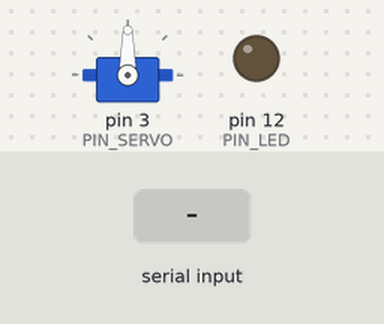
The sketch below on a simulated Arduino Mega 2560, built with avr-gcc and run on an emulated ATmega2560. Shown: servo, output pins drawn as LEDs (lit = HIGH). The test bench sets the inputs (shaded band). What the sketch prints to the serial monitor is not drawn.

Above: at 1.2 s.
1.3 s: "R\n" received over the second serial link
At 2.9 s:
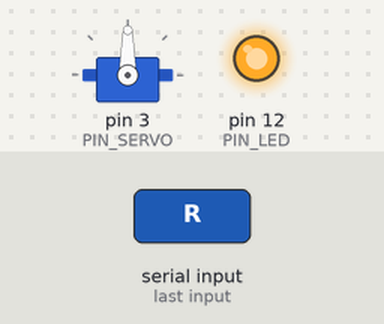
3.8 s: "P\n" received over the second serial link
At 6.0 s:
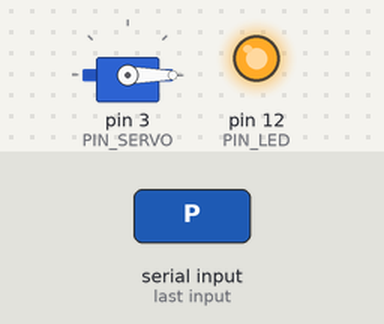
Timing chart, 0 to 7.5 s (numbered marks = the images above; inputs shaded):
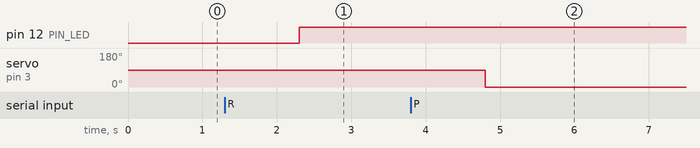

The sketch:

parking.ino
```cpp
#include <pt.h>
#include <Servo.h>

#define PT_DELAY(pt, ms, ts) \
    ts = millis(); \
    PT_WAIT_WHILE(pt, millis()-ts < (ms));

// PIN_SENSOR
#define PIN_LED 12
#define PIN_SERVO 3

// LED & LCD STATUS
#define FREE 0
#define RESERVE 1
#define PARK 2

// READ WRITE VALUE
long duration = 0;  // Ultrasonic
long distance = 0;  // Ultrasonic
String val = "F";
String car_ID = "";
int check_Free = 0;

Servo myservo;

int ledStatus = FREE;

struct pt pt_taskLED;
struct pt pt_taskSERVO;
struct pt pt_taskSendSerial;


///////////////////////////////////////////////////////
void setValue(){
  car_ID = val.substring(1,7);
  switch(val.charAt(0)) {
    case 'R':
      ledStatus = RESERVE;
    break;
    case 'P':
      ledStatus = PARK;
    break;
  }
}

///////////////////////////////////////////////////////
void serialEvent() {
  if (Serial1.available() > 0) {
    val = Serial1.readStringUntil('\r');
    Serial.print("value Recieve : ");
    Serial.println(val);
    Serial1.flush();
    setValue();
  }
}

///////////////////////////////////////////////////////
void sendSerial(){
  String sendData = String(val.charAt(0));
  sendData += car_ID;
  Serial1.print(sendData);
  Serial1.print('\r');
  Serial.print(sendData);
  Serial.print('\r');
}

///////////////////////////////////////////////////////
PT_THREAD(taskSendSerial(struct pt* pt))
{
  static uint32_t ts;

  PT_BEGIN(pt);

  while (1)
  {
    sendSerial();
    PT_DELAY(pt, 600, ts);
  }

  PT_END(pt);
}


///////////////////////////////////////////////////////
PT_THREAD(taskLED(struct pt* pt))
{
  static uint32_t ts;

  PT_BEGIN(pt);

  while (1)
  {
    digitalWrite(PIN_LED, ledStatus);
    PT_DELAY(pt, 150, ts);
  }

  PT_END(pt);
}

///////////////////////////////////////////////////////
PT_THREAD(taskSERVO(struct pt* pt))
{
  static uint32_t ts;

  PT_BEGIN(pt);

  while (1)
  {
    if(val.charAt(0) == 'R'){
      myservo.write(90);
    }
    else if(val.charAt(0) == 'P'){
      myservo.write(0);
    }
    PT_DELAY(pt, 150, ts);
  }

  PT_END(pt);
}

///////////////////////////////////////////////////////
void setup()
{
  myservo.attach(PIN_SERVO);
  pinMode(PIN_LED, OUTPUT);
  PT_INIT(&pt_taskLED);
  PT_INIT(&pt_taskSERVO);
  Serial1.begin(115200);
  Serial.begin(115200);
}

///////////////////////////////////////////////////////
void loop()
{
  taskLED(&pt_taskLED);
  taskSERVO(&pt_taskSERVO);

  serialEvent();
  taskSendSerial(&pt_taskSendSerial);
}
```

Measured:
- after the input at 1.3 s, pin 12 (PIN_LED): LOW → HIGH after 1.0 s
- after the input at 3.8 s, servo on pin 3 (PIN_SERVO): 90° → 0° after 1.0 s
